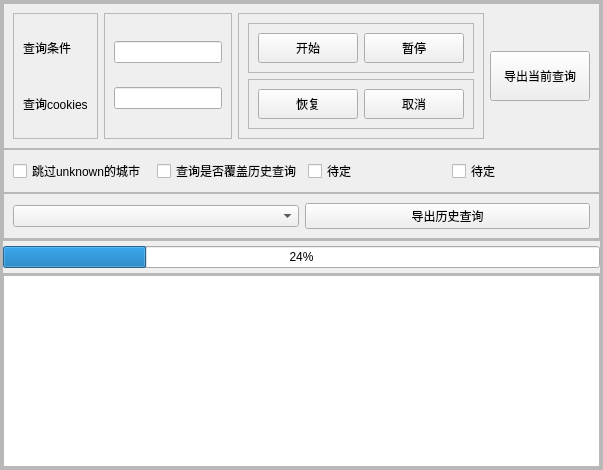
                           <widget class="QFrame" name="game_info">
                            <property name="frameShape">
                             <enum>QFrame::StyledPanel</enum>
                            </property>
                            <property name="frameShadow">
                             <enum>QFrame::Raised</enum>
                            </property>
                            <layout class="QVBoxLayout" name="verticalLayout_19">
                             <property name="spacing">
                              <number>0</number>
                             </property>
                             <property name="leftMargin">
                              <number>0</number>
                             </property>
                             <property name="topMargin">
                              <number>0</number>
                             </property>
                             <property name="rightMargin">
                              <number>0</number>
                             </property>
                             <property name="bottomMargin">
                              <number>0</number>
                             </property>
                             <item>
                              <widget class="QFrame" name="game_body">
                               <property name="frameShape">
                                <enum>QFrame::StyledPanel</enum>
                               </property>
                               <property name="frameShadow">
                                <enum>QFrame::Raised</enum>
                               </property>
                               <layout class="QVBoxLayout" name="verticalLayout_15">
                                <property name="spacing">
                                 <number>0</number>
                                </property>
                                <property name="leftMargin">
                                 <number>0</number>
                                </property>
                                <property name="topMargin">
                                 <number>0</number>
                                </property>
                                <property name="rightMargin">
                                 <number>0</number>
                                </property>
                                <property name="bottomMargin">
                                 <number>0</number>
                                </property>
                                <item>
                                 <widget class="QFrame" name="game_head">
                                  <property name="frameShape">
                                   <enum>QFrame::StyledPanel</enum>
                                  </property>
                                  <property name="frameShadow">
                                   <enum>QFrame::Raised</enum>
                                  </property>
                                  <layout class="QVBoxLayout" name="verticalLayout_22">
                                   <property name="spacing">
                                    <number>0</number>
                                   </property>
                                   <property name="leftMargin">
                                    <number>0</number>
                                   </property>
                                   <property name="topMargin">
                                    <number>0</number>
                                   </property>
                                   <property name="rightMargin">
                                    <number>0</number>
                                   </property>
                                   <property name="bottomMargin">
                                    <number>0</number>
                                   </property>
                                   <item>
                                    <widget class="QFrame" name="game_head_head">
                                     <property name="frameShape">
                                      <enum>QFrame::StyledPanel</enum>
                                     </property>
                                     <property name="frameShadow">
                                      <enum>QFrame::Raised</enum>
                                     </property>
                                     <layout class="QHBoxLayout" name="horizontalLayout_13">
                                      <item>
                                       <widget class="QFrame" name="frame_3">
                                        <property name="frameShape">
                                         <enum>QFrame::StyledPanel</enum>
                                        </property>
                                        <property name="frameShadow">
                                         <enum>QFrame::Raised</enum>
                                        </property>
                                        <layout class="QVBoxLayout" name="verticalLayout_18">
                                         <item>
                                          <widget class="QLabel" name="label_code">
                                           <property name="text">
                                            <string>查询条件</string>
                                           </property>
                                          </widget>
                                         </item>
                                         <item>
                                          <widget class="QLabel" name="label_cookies">
                                           <property name="text">
                                            <string>查询cookies</string>
                                           </property>
                                          </widget>
                                         </item>
                                        </layout>
                                       </widget>
                                      </item>
                                      <item>
                                       <widget class="QFrame" name="frame_search">
                                        <property name="frameShape">
                                         <enum>QFrame::StyledPanel</enum>
                                        </property>
                                        <property name="frameShadow">
                                         <enum>QFrame::Raised</enum>
                                        </property>
                                        <layout class="QVBoxLayout" name="verticalLayout_17">
                                         <item>
                                          <widget class="QLineEdit" name="lineEdit_code">
                                           <property name="maximumSize">
                                            <size>
                                             <width>500</width>
                                             <height>16777215</height>
                                            </size>
                                           </property>
                                           <property name="styleSheet">
                                            <string notr="true"/>
                                           </property>
                                           <property name="text">
                                            <string/>
                                           </property>
                                           <property name="alignment">
                                            <set>Qt::AlignLeading|Qt::AlignLeft|Qt::AlignVCenter</set>
                                           </property>
                                          </widget>
                                         </item>
                                         <item>
                                          <widget class="QLineEdit" name="lineEdit_cookies">
                                           <property name="maximumSize">
                                            <size>
                                             <width>500</width>
                                             <height>16777215</height>
                                            </size>
                                           </property>
                                           <property name="styleSheet">
                                            <string notr="true"/>
                                           </property>
                                           <property name="text">
                                            <string/>
                                           </property>
                                          </widget>
                                         </item>
                                        </layout>
                                       </widget>
                                      </item>
                                      <item>
                                       <widget class="QFrame" name="frame_8">
                                        <property name="frameShape">
                                         <enum>QFrame::StyledPanel</enum>
                                        </property>
                                        <property name="frameShadow">
                                         <enum>QFrame::Raised</enum>
                                        </property>
                                        <layout class="QVBoxLayout" name="verticalLayout_23">
                                         <item>
                                          <widget class="QFrame" name="frame_9">
                                           <property name="frameShape">
                                            <enum>QFrame::StyledPanel</enum>
                                           </property>
                                           <property name="frameShadow">
                                            <enum>QFrame::Raised</enum>
                                           </property>
                                           <layout class="QHBoxLayout" name="horizontalLayout_15">
                                            <item>
                                             <widget class="QPushButton" name="pushButton_run">
                                              <property name="minimumSize">
                                               <size>
                                                <width>100</width>
                                                <height>30</height>
                                               </size>
                                              </property>
                                              <property name="styleSheet">
                                               <string notr="true"/>
                                              </property>
                                              <property name="text">
                                               <string>开始</string>
                                              </property>
                                             </widget>
                                            </item>
                                            <item>
                                             <widget class="QPushButton" name="pushButton_pause">
                                              <property name="minimumSize">
                                               <size>
                                                <width>100</width>
                                                <height>30</height>
                                               </size>
                                              </property>
                                              <property name="styleSheet">
                                               <string notr="true"/>
                                              </property>
                                              <property name="text">
                                               <string>暂停</string>
                                              </property>
                                             </widget>
                                            </item>
                                           </layout>
                                          </widget>
                                         </item>
                                         <item>
                                          <widget class="QFrame" name="frame_10">
                                           <property name="frameShape">
                                            <enum>QFrame::StyledPanel</enum>
                                           </property>
                                           <property name="frameShadow">
                                            <enum>QFrame::Raised</enum>
                                           </property>
                                           <layout class="QHBoxLayout" name="horizontalLayout_16">
                                            <item>
                                             <widget class="QPushButton" name="pushButton_resume">
                                              <property name="minimumSize">
                                               <size>
                                                <width>100</width>
                                                <height>30</height>
                                               </size>
                                              </property>
                                              <property name="styleSheet">
                                               <string notr="true"/>
                                              </property>
                                              <property name="text">
                                               <string>恢复</string>
                                              </property>
                                             </widget>
                                            </item>
                                            <item>
                                             <widget class="QPushButton" name="pushButton_cancel">
                                              <property name="minimumSize">
                                               <size>
                                                <width>100</width>
                                                <height>30</height>
                                               </size>
                                              </property>
                                              <property name="styleSheet">
                                               <string notr="true"/>
                                              </property>
                                              <property name="text">
                                               <string>取消</string>
                                              </property>
                                             </widget>
                                            </item>
                                           </layout>
                                          </widget>
                                         </item>
                                        </layout>
                                       </widget>
                                      </item>
                                      <item>
                                       <widget class="QPushButton" name="pushButton_Orun">
                                        <property name="minimumSize">
                                         <size>
                                          <width>100</width>
                                          <height>50</height>
                                         </size>
                                        </property>
                                        <property name="styleSheet">
                                         <string notr="true"/>
                                        </property>
                                        <property name="text">
                                         <string>导出当前查询</string>
                                        </property>
                                       </widget>
                                      </item>
                                     </layout>
                                    </widget>
                                   </item>
                                   <item>
                                    <widget class="QFrame" name="frame_6">
                                     <property name="frameShape">
                                      <enum>QFrame::StyledPanel</enum>
                                     </property>
                                     <property name="frameShadow">
                                      <enum>QFrame::Raised</enum>
                                     </property>
                                     <layout class="QHBoxLayout" name="horizontalLayout_11">
                                      <item>
                                       <widget class="QCheckBox" name="checkBox_unknown">
                                        <property name="text">
                                         <string>跳过unknown的城市</string>
                                        </property>
                                       </widget>
                                      </item>
                                      <item>
                                       <widget class="QCheckBox" name="check_history">
                                        <property name="text">
                                         <string>查询是否覆盖历史查询</string>
                                        </property>
                                       </widget>
                                      </item>
                                      <item>
                                       <widget class="QCheckBox" name="checkBox_3">
                                        <property name="text">
                                         <string>待定</string>
                                        </property>
                                       </widget>
                                      </item>
                                      <item>
                                       <widget class="QCheckBox" name="checkBox_4">
                                        <property name="text">
                                         <string>待定</string>
                                        </property>
                                       </widget>
                                      </item>
                                     </layout>
                                    </widget>
                                   </item>
                                   <item>
                                    <widget class="QFrame" name="frame_7">
                                     <property name="frameShape">
                                      <enum>QFrame::StyledPanel</enum>
                                     </property>
                                     <property name="frameShadow">
                                      <enum>QFrame::Raised</enum>
                                     </property>
                                     <layout class="QHBoxLayout" name="horizontalLayout_14">
                                      <item>
                                       <widget class="QComboBox" name="comboBox_history">
                                        <property name="styleSheet">
                                         <string notr="true"/>
                                        </property>
                                       </widget>
                                      </item>
                                      <item>
                                       <widget class="QPushButton" name="pushButton_history">
                                        <property name="styleSheet">
                                         <string notr="true"/>
                                        </property>
                                        <property name="text">
                                         <string>导出历史查询</string>
                                        </property>
                                       </widget>
                                      </item>
                                     </layout>
                                    </widget>
                                   </item>
                                  </layout>
                                 </widget>
                                </item>
                                <item>
                                 <widget class="QFrame" name="game_proBar">
                                  <property name="frameShape">
                                   <enum>QFrame::StyledPanel</enum>
                                  </property>
                                  <property name="frameShadow">
                                   <enum>QFrame::Raised</enum>
                                  </property>
                                  <layout class="QVBoxLayout" name="verticalLayout_21">
                                   <property name="spacing">
                                    <number>0</number>
                                   </property>
                                   <property name="leftMargin">
                                    <number>0</number>
                                   </property>
                                   <property name="topMargin">
                                    <number>5</number>
                                   </property>
                                   <property name="rightMargin">
                                    <number>0</number>
                                   </property>
                                   <property name="bottomMargin">
                                    <number>5</number>
                                   </property>
                                   <item>
                                    <widget class="QProgressBar" name="progressBar">
                                     <property name="value">
                                      <number>24</number>
                                     </property>
                                    </widget>
                                   </item>
                                  </layout>
                                 </widget>
                                </item>
                                <item>
                                 <widget class="QFrame" name="game_font">
                                  <property name="frameShape">
                                   <enum>QFrame::StyledPanel</enum>
                                  </property>
                                  <property name="frameShadow">
                                   <enum>QFrame::Raised</enum>
                                  </property>
                                  <layout class="QVBoxLayout" name="verticalLayout_16">
                                   <property name="spacing">
                                    <number>0</number>
                                   </property>
                                   <property name="leftMargin">
                                    <number>0</number>
                                   </property>
                                   <property name="topMargin">
                                    <number>0</number>
                                   </property>
                                   <property name="rightMargin">
                                    <number>0</number>
                                   </property>
                                   <property name="bottomMargin">
                                    <number>0</number>
                                   </property>
                                   <item>
                                    <widget class="QTextEdit" name="textEdit_info">
                                     <property name="styleSheet">
                                      <string notr="true"/>
                                     </property>
                                     <property name="html">
                                      <string>&lt;!DOCTYPE HTML PUBLIC &quot;-//W3C//DTD HTML 4.0//EN&quot; &quot;http://www.w3.org/TR/REC-html40/strict.dtd&quot;&gt;
&lt;html&gt;&lt;head&gt;&lt;meta name=&quot;qrichtext&quot; content=&quot;1&quot; /&gt;&lt;meta charset=&quot;utf-8&quot; /&gt;&lt;style type=&quot;text/css&quot;&gt;
p, li { white-space: pre-wrap; }
hr { height: 1px; border-width: 0; }
&lt;/style&gt;&lt;/head&gt;&lt;body style=&quot; font-family:'Segoe UI'; font-size:10pt; font-weight:400; font-style:normal;&quot;&gt;
&lt;p style=&quot;-qt-paragraph-type:empty; margin-top:0px; margin-bottom:0px; margin-left:0px; margin-right:0px; -qt-block-indent:0; text-indent:0px;&quot;&gt;&lt;br /&gt;&lt;/p&gt;&lt;/body&gt;&lt;/html&gt;</string>
                                     </property>
                                    </widget>
                                   </item>
                                  </layout>
                                 </widget>
                                </item>
                               </layout>
                              </widget>
                             </item>
                            </layout>
                           </widget>
